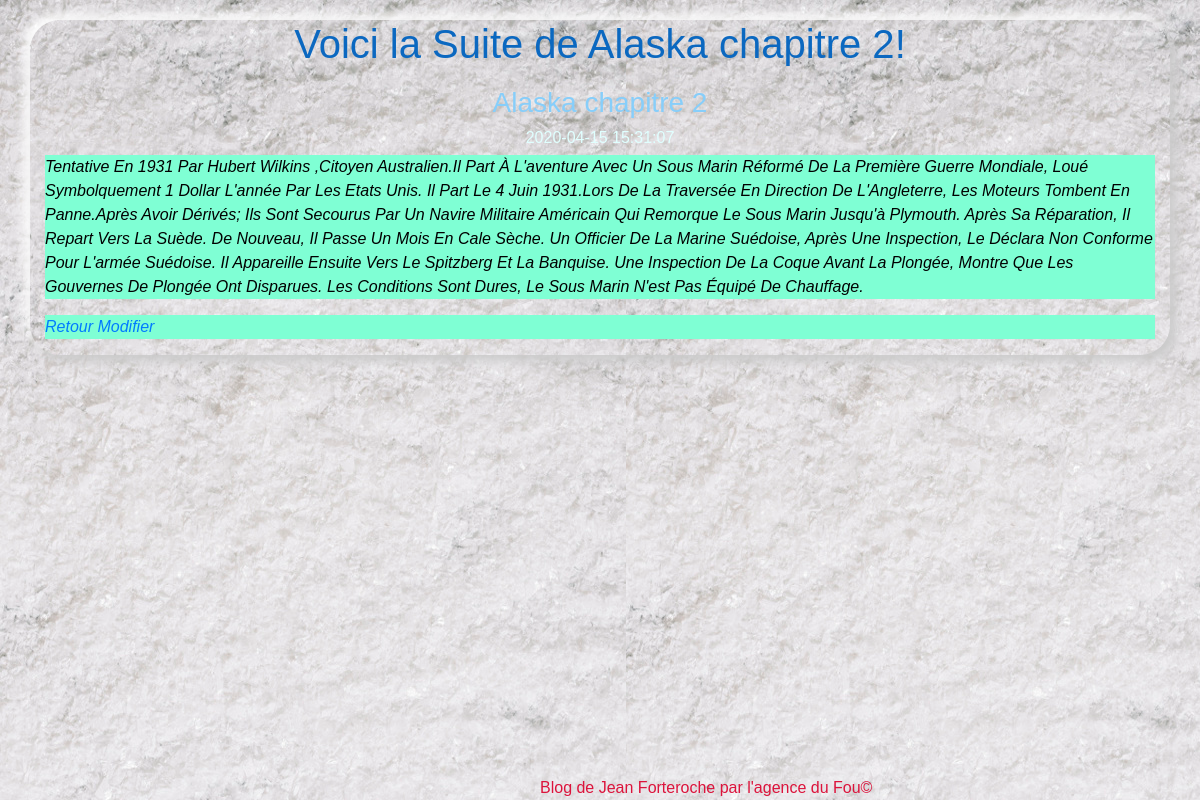
Screenshot of /concentre_toi/lirelasuite.php?id=2 with the database file from the repository.
### tables this page shows
CREATE TABLE `chapitre` (
  `id` int(11) NOT NULL,
  `titre` varchar(255) NOT NULL,
  `contenu` text NOT NULL,
  `date_creation` datetime NOT NULL,
  `publication` tinyint(1) NOT NULL DEFAULT '0'
);

### concentre_toi/lirelasuite.php (the view, shortened to what this page needs)
<?php
if(isset($_GET['id']) && !empty($_GET['id'])){
    require_once('connex_bdd.php');
    $id = strip_tags($_GET['id']);
    $sql = 'SELECT * FROM chapitre WHERE id= :id;';
    $query=$bdd->prepare($sql);
    $query->bindValue(':id', $id, PDO::PARAM_INT);
    $query->execute();
    $chapitre = $query->fetch();
    }else{
        $_SESSION['erreur'] = "De quel Chapitre parlez-vous ?!";
        header('location: AdminBillet.php');
    }
?>
<!DOCTYPE html>
<html lang="fr">
<head>
    <link rel=" stylesheet" href="https://stackpath.bootstrapcdn.com/bootstrap/4.4.1/css/bootstrap.min.css"
>
    <link rel="stylesheet" href="public/css/styles.css">
</head>
<body>
    <main class="container">
        <div class="row">
            <section class="col-12">
                <h1>Voici la Suite de <?= $chapitre['titre'] ?>!</h1>
                <h3><?= $chapitre['titre'] .'</h>'.'<h5>'. " " . $chapitre['date_creation'] .'</h5>' ?>
                <p><?= $chapitre['contenu'] ?></p>
                <p>
                    <a href="AdminBillet.php">Retour</a>
                    <a href="update.php?id=<?= $chapitre['id'] ?>">Modifier</a>
                </p>
            </section>
        </div>
    </main>
    <footer>
                <?php require_once('footer.php'); ?>
    </footer>
</body>
</html>

### public/css/styles.css (style rules this page uses)
body { background: lightslategray url("../images/snowBG.jpg") repeat fixed 0 0; font-family: 'Lucida Sans', 'Lucida Sans Regular', 'Lucida Grande', 'Lucida Sans Unicode', Geneva, Verdana, sans-serif; }
h1 { text-align: center; color: rgb(11, 104, 192); padding-bottom: 10px; }
h3 { text-align: center; color: lightskyblue; }
h5 { color: lightcyan; font-size: 1rem; text-align: center; }
main { margin-top: 20px; }
.container { border-radius: 30px; box-shadow: 6px 6px 12px #c9c9c9, -6px -6px 12px #fff; }
p { text-transform: capitalize; font-style: oblique; color: black; background-color: aquamarine; }
footer { position:absolute; color: crimson; bottom: 0; left:45%; }

### rows the page displays
chapitre: titre "Alaska chapitre 2", date_creation "2020-04-15 15:31:07", contenu "Tentative En 1931 Par Hubert Wilkins ,citoyen Australien.Il Part À L'aventure Avec Un Sous Marin Réformé De La Première Guerre Mondiale, Loué Symbolquement 1 Dollar L'année Par Les Etats Unis. Il Part Le 4 Juin 1931.Lors De La Traversée En Direction De L'Angleterre, Les Moteurs Tombent En Panne.Après Avoir Dérivés; Ils Sont Secourus Par Un Navire Militaire Américain Qui Remorque Le Sous Marin Jusqu'à Plymouth. Après Sa Réparation, Il Repart Vers La Suède. De Nouveau, Il Passe Un Mois En Cale Sèche. Un Officier De La Marine Suédoise, Après Une Inspection, Le Déclara Non Conforme Pour L'armée Suédoise. Il Appareille Ensuite Vers Le Spitzberg Et La Banquise. Une Inspection De La Coque Avant La…"
